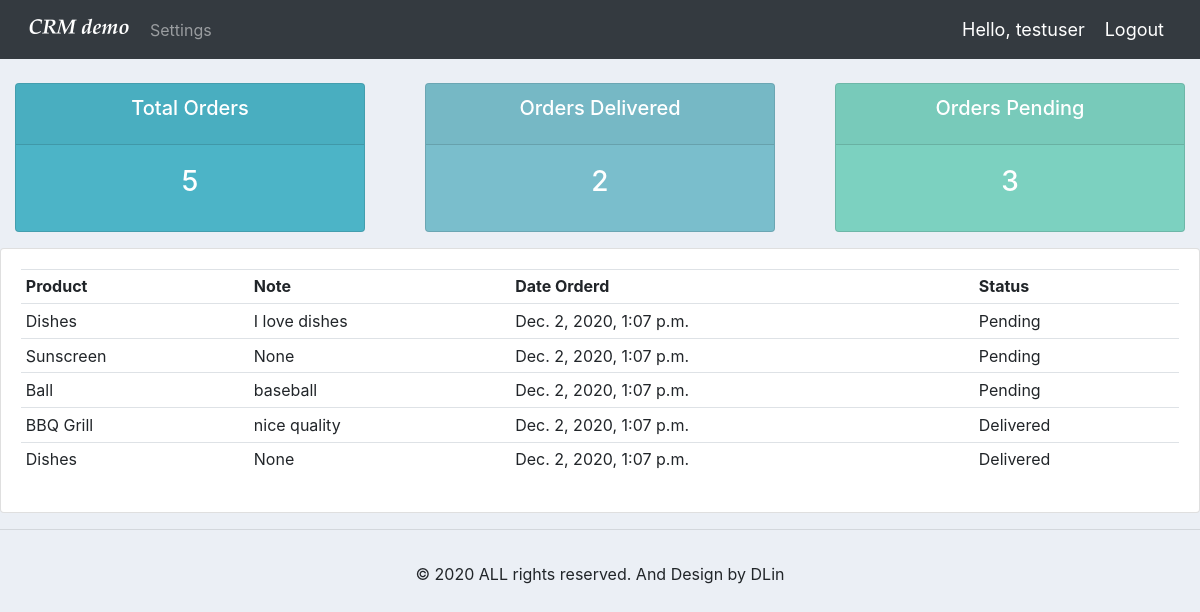
The page /user/ (signed in) on the database its author committed.
### accounts/models.py (models this page shows, shortened)
class Order(models.Model):
	STATUS = (
		('Pending', 'Pending'),
		('Out for delivery', 'Out for delivery'),
		('Delivered', 'Delivered'),
		)
	customer = models.ForeignKey(Customer, null=True, on_delete= models.SET_NULL)
	product = models.ForeignKey(Product, null=True, on_delete= models.SET_NULL)
	date_created = models.DateTimeField(auto_now_add=True, null=True)
	status = models.CharField(max_length=200, null=True, choices=STATUS)
	note = models.CharField(max_length=1000, null=True)

class Product(models.Model):
	CATEGORY = (
		('Indoor', 'Indoor'),
		('Out Door', 'Out Door'),
		)
	name = models.CharField(max_length=200, null=True)
	price = models.FloatField(null=True)
	category = models.CharField(max_length=200, null=True, choices=CATEGORY)
	description = models.CharField(max_length=200, null=True, blank=True)
	date_created = models.DateTimeField(auto_now_add=True, null=True)
	tags = models.ManyToManyField(Tag)
	def __str__(self):
		return str(self.name)

### accounts/decorators.py (the view)
		def wrapper_func(request, *args, **kwargs):
			group = None
			if request.user.groups.exists():
				group = request.user.groups.all()[0].name
			if group in allowed_roles:
				return view_func(request, *args, **kwargs)
			else:
				return HttpResponse('You are not authorized to view this page')

### accounts/views.py (called while the page is built)
@login_required(login_url='login')
@allowed_users(allowed_roles=['customer'])
def userPage(request):
	orders = request.user.customer.order_set.all().order_by('-date_created')
	total_orders = orders.count()
	delivered = orders.filter(status='Delivered').count()
	pending = orders.filter(status='Pending').count()
	context = {'orders': orders,
			'total_orders': total_orders,
			'delivered': delivered,
			'pending': pending
			}
	return render(request, 'accounts/user.html', context)

### accounts/templates/accounts/user.html
{% extends 'accounts/main.html' %}
{% block content %}
{% include 'accounts/status.html' %}
<div class="row">
	<div class="col-md">
		<div class="card card-body">
			<table class="table table-sm">
				<tr>
					<th>Product</th>
					<th>Note</th>
					<th>Date Orderd</th>
					<th>Status</th>
				</tr>
				{% for order in orders %}
					<tr>
						<td>{{ order.product }}</td>
						<td>{{ order.note }}</td>
						<td>{{ order.date_created }}</td>
						<td>{{ order.status }}</td>
					</tr>
				{% endfor %}
			</table>
		</div>
	</div>
</div>
{% endblock %}

### accounts/templates/accounts/navbar.html (shortened to what this page needs)
{% load static %}
<nav class="navbar navbar-expand-lg navbar-dark bg-dark">
  <img src="{% static 'images/logo.png' %}">
  <div class="collapse navbar-collapse" id="navbarNav">
    <ul class="navbar-nav">
      {% if request.user.is_staff %}
      <li class="nav-item active">
        <a class="nav-link" href="{% url 'home' %}">Dashboard</a>
      </li>
      <li class="nav-item">
        <a class="nav-link" href="{% url 'products' %}">Products</a>
      </li>
      {% else %}
      <li class="nav-item">
        <a class="nav-link" href="{% url 'account' %}">Settings</a>
      </li>
      {% endif %}
    </ul>
  </div>
  <span class="hello-msg">Hello, {{request.user}}</span>
  <span><a class="hello-msg" href="{% url 'logout' %}">Logout</a></span>
</nav>

### static/css/main.css (style rules this page uses)
body { background-color: #ebeff5; }

### accounts/templates/accounts/navbar.html (style rules this page uses)
.hello-msg { font-size: 18px; color: #fff; margin-right: 20px; }

### rows shown on the page
Order: product "Dishes", note "I love dishes", date_created "Dec. 2, 2020, 1:07 p.m.", status "Pending"
Order: product "Sunscreen", note "None", date_created "Dec. 2, 2020, 1:07 p.m.", status "Pending"
Order: product "Ball", note "baseball", date_created "Dec. 2, 2020, 1:07 p.m.", status "Pending"
Order: product "BBQ Grill", note "nice quality", date_created "Dec. 2, 2020, 1:07 p.m.", status "Delivered"
Order: product "Dishes", note "None", date_created "Dec. 2, 2020, 1:07 p.m.", status "Delivered"

### other values the page prints
{{ request.user }} "testuser"
{{ total_orders }} "5"
{{ delivered }} "2"
{{ pending }} "3"
